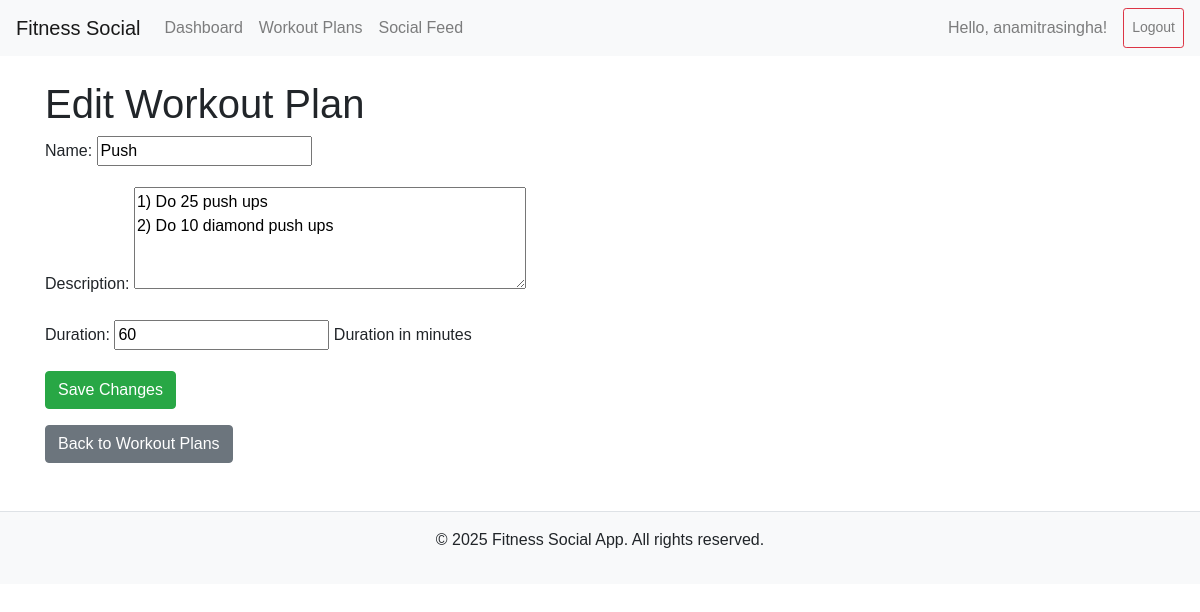
/edit-workout/2/ (signed in), run on the app's committed database.
### core/models.py (models this page shows, shortened)
class Workout(models.Model):
    user = models.ForeignKey(User, on_delete=models.CASCADE)  # Link to the user who created it
    name = models.CharField(max_length=100)  # Name of the workout plan
    description = models.TextField()  # Description of the workout plan
    duration = models.IntegerField(help_text="Duration in minutes")  # Duration of the workout
    date_created = models.DateTimeField(auto_now_add=True)  # Auto-generated timestamp

### core/views.py (the view)
# urls.py: path('edit-workout/<int:pk>/', views.edit_workout, name='edit_workout'),
@login_required
def edit_workout(request, pk):
    workout = get_object_or_404(Workout, pk=pk, user=request.user)
    if request.method == 'POST':
        form = WorkoutForm(request.POST, instance=workout)
        if form.is_valid():
            form.save()
            return redirect('workout_plans')
    else:
        form = WorkoutForm(instance=workout)
    return render(request, 'edit_workout.html', {'form': form})

### core/forms.py
class WorkoutForm(forms.ModelForm):
    class Meta:
        model = Workout
        fields = ['name', 'description', 'duration']
        widgets = {
            'description': forms.Textarea(attrs={'rows': 4}),
        }

### templates/edit_workout.html (shortened to what this page needs)
{% extends 'base.html' %}
{% block content %}
<h1>Edit Workout Plan</h1>
<form method="post">
    {{ form.as_p }}
    <button type="submit" class="btn btn-success">Save Changes</button>
</form>
<a href="{% url 'workout_plans' %}" class="btn btn-secondary mt-3">Back to Workout Plans</a>
{% endblock %}

### templates/base.html (shortened to what this page needs)
<!DOCTYPE html>
<html lang="en">
<head>
    <link rel="stylesheet" href="https://stackpath.bootstrapcdn.com/bootstrap/4.5.2/css/bootstrap.min.css">
    <link rel="stylesheet" href="/static/css/styles.css">
</head>
<body>
    <nav class="navbar navbar-expand-lg navbar-light bg-light">
        <a class="navbar-brand" href="{% url 'dashboard' %}">Fitness Social</a>
        <div class="collapse navbar-collapse" id="navbarNav">
            <div class="navbar-nav">
                <a class="nav-item nav-link" href="{% url 'dashboard' %}">Dashboard</a>
                <a class="nav-item nav-link" href="{% url 'workout_plans' %}">Workout Plans</a>
                <a class="nav-item nav-link" href="{% url 'social_feed' %}">Social Feed</a>
            </div>
            <div class="navbar-nav ml-auto">
                {% if user.is_authenticated %}
                    <span class="navbar-text mr-3">Hello, {{ user.username }}!</span>
                    <a class="nav-item nav-link btn btn-outline-danger btn-sm" href="{% url 'logout' %}">Logout</a>
                {% else %}
                    <a class="nav-item nav-link btn btn-outline-primary btn-sm mr-2" href="{% url 'login' %}">Login</a>
                    <a class="nav-item nav-link btn btn-primary btn-sm" href="#">Sign Up</a>
                {% endif %}
            </div>
        </div>
    </nav>
    <div class="container mt-4">
        {% block content %}
        {% endblock %}
    </div>
    <footer class="bg-light text-center py-3 mt-5 border-top">
        <p>&copy; {{ current_year }} Fitness Social App. All rights reserved.</p>
    </footer>
</body>
</html>

### static/css/styles.css (style rules this page uses)
body { font-family: Arial, sans-serif; }
.navbar { margin-bottom: 20px; }

### data on the page
Workout: name "Push", description "1) Do 25 push ups 2) Do 10 diamond push ups", duration "60"

### other printed values
{{ user.username }} "anamitrasingha"
